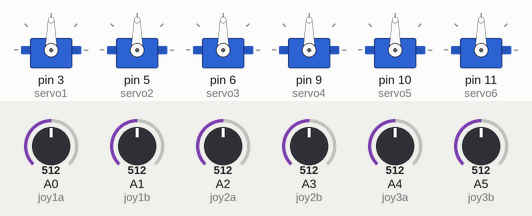
Recording of a sketch running on a simulated Arduino Uno, built with avr-gcc and run on an emulated ATmega328P. Parts: 6 × servo. The inputs (shaded band) are chosen by the test bench; at power-on: A0 (joy1a) = 512, A1 (joy1b) = 512, A2 (joy2a) = 512, A3 (joy2b) = 512, A4 (joy3a) = 512, A5 (joy3b) = 512.

Above: at 1.2 s.
1.3 s: A0 (joy1a) set to 716
At 1.9 s:
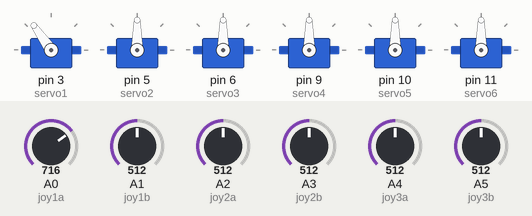
2.8 s: A1 (joy1b) set to 716
At 4.0 s:
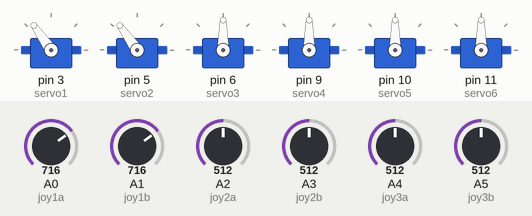
4.3 s: A2 (joy2a) set to 716
At 4.8 s:
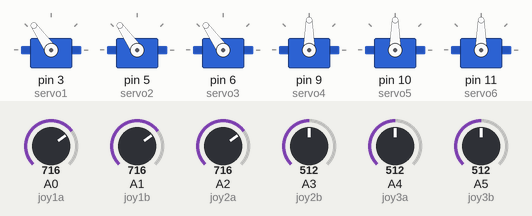
5.8 s: A3 (joy2b) set to 716
At 7.0 s:
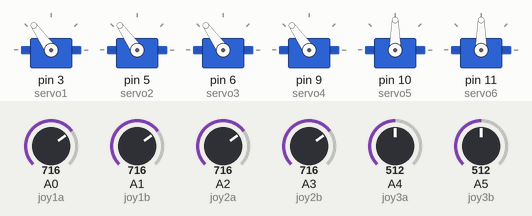
7.3 s: A4 (joy3a) set to 716
At 8.0 s:
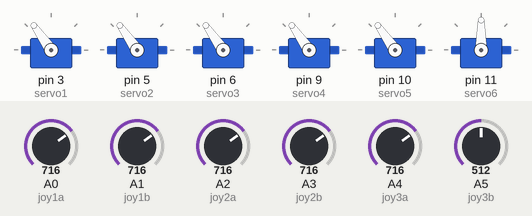
8.8 s: A5 (joy3b) set to 716
At 10.2 s:
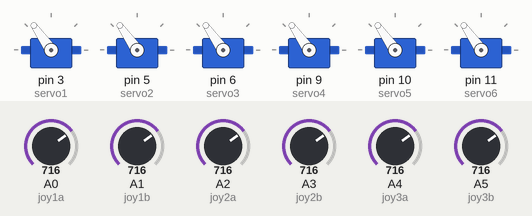
Timing chart, 0 to 11.3 s (numbered marks = the images above; inputs shaded):
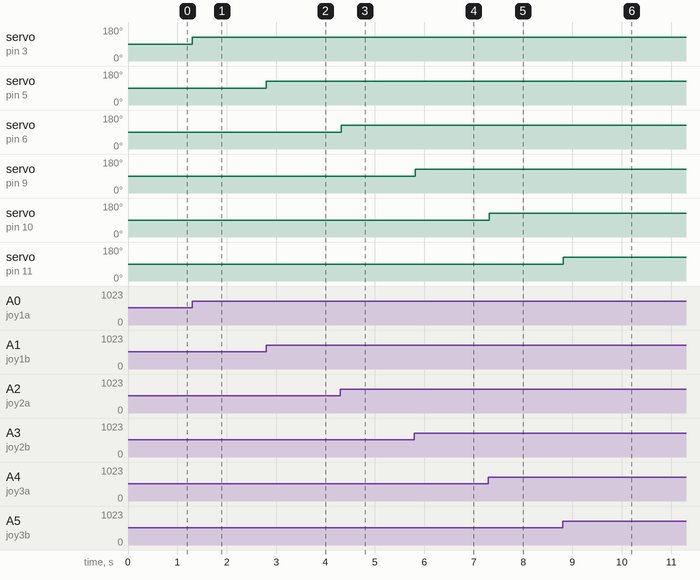

Measured:
- after the input at 1.3 s, servo on pin 3 (servo1): 90° → 125° at once
- after the input at 2.8 s, servo on pin 5 (servo2): 90° → 125° at once
- after the input at 4.3 s, servo on pin 6 (servo3): 90° → 125° at once
- after the input at 5.8 s, servo on pin 9 (servo4): 90° → 125° at once
- after the input at 7.3 s, servo on pin 10 (servo5): 90° → 125° at once
- after the input at 8.8 s, servo on pin 11 (servo6): 90° → 125° at once

The sketch:

prosthetic_arm.ino
```cpp
#include <Servo.h>

Servo servo1;
Servo servo2;
Servo servo3;
Servo servo4;
Servo servo5;
Servo servo6;

int joy1a = 0;
int joy1b = 1;
int joy2a = 2;
int joy2b = 3;
int joy3a = 4;
int joy3b = 5;

int servoVal;

void setup()
 {
  servo1.attach(3);
  servo2.attach(5);
  servo3.attach(6);
  servo4.attach(9);
  servo5.attach(10);
  servo6.attach(11);
  }

void loop()
{
  servoVal = analogRead(joy1a);
  servoVal = map(servoVal, 0, 1023, 0, 180);
  servo1.write(servoVal);

  servoVal = analogRead(joy1b);
  servoVal = map(servoVal, 0, 1023, 0, 180);
  servo2.write(servoVal);

  servoVal = analogRead(joy2a);
  servoVal = map(servoVal, 0, 1023, 0, 180);
  servo3.write(servoVal);

  servoVal = analogRead(joy2b);
  servoVal = map(servoVal, 0, 1023, 0, 180);
  servo4.write(servoVal);

  servoVal = analogRead(joy3a);
  servoVal = map(servoVal, 0, 1023, 0, 180);
  servo5.write(servoVal);

  servoVal = analogRead(joy3b);
  servoVal = map(servoVal, 0, 1023, 0, 180);
  servo6.write(servoVal);
  delay(20);
}
```
